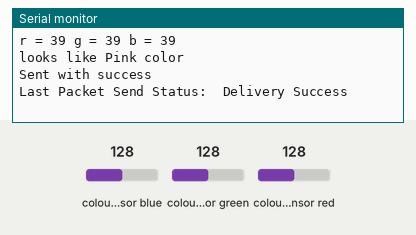
Simulated run of this sketch. Board: ESP32. Parts: the last lines printed to the serial monitor. Wiring (inferred from the names in the program): TCS3200 colour sensor: output GPIO 27; S2 GPIO 25; S3 GPIO 26; S0 GPIO 2; S1 GPIO 4. The test bench sets the inputs (shaded band); at power-on: colour sensor red 128, colour sensor green 128, colour sensor blue 128.

Above: at 1.2 s.
1.3 s: colour sensor red set to 5
At 4.0 s:
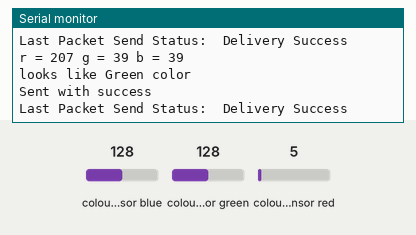
4.3 s: colour sensor green set to 5
At 6.3 s:
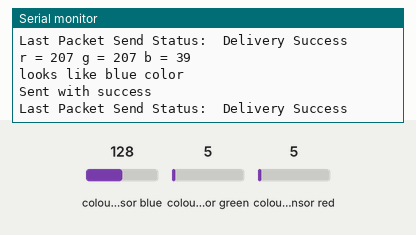
7.3 s: colour sensor blue set to 5
At 8.5 s:
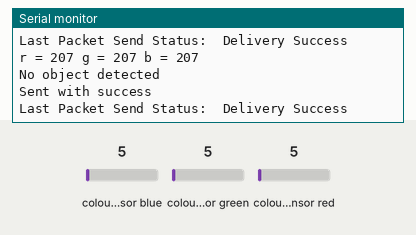
10.3 s: colour sensor red set to 47
At 12.9 s:
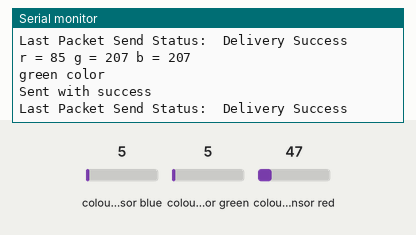
13.3 s: colour sensor red set to 118
At 15.4 s:
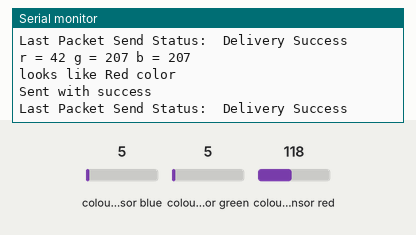
Timing chart, 0 to 16.9 s (numbered marks = the images above; inputs shaded):
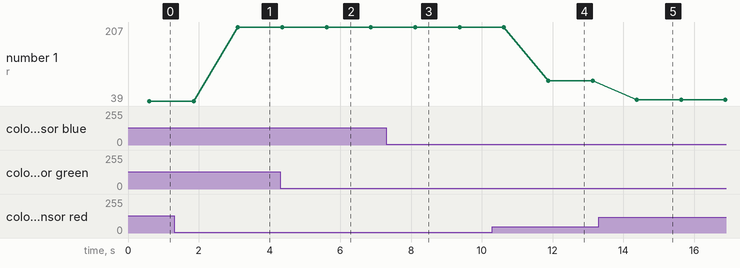

The sketch:

Esp32_receiver.ino
```cpp
#include <esp_now.h>
#include <WiFi.h>

#define S0_PIN 2
#define S1_PIN 4
#define S2_PIN 25
#define S3_PIN 26
#define OUT_PIN 27

uint8_t broadcastAddress[] = {0x30, 0xC6, 0xF7, 0x23, 0xC8, 0xE4};
typedef struct struct_message
{
  int a;
  int b;
  int c;
  char d[32];
} struct_message;
struct_message myData;
esp_now_peer_info_t peerInfo;

void OnDataSent(const uint8_t *mac_addr, esp_now_send_status_t status) {
  Serial.print("\r\nLast Packet Send Status:\t");
  Serial.println(status == ESP_NOW_SEND_SUCCESS ? "Delivery Success" : "Delivery Fail");
}

void setup()
{
  // Set the S0, S1, S2, S3 Pins as Output
  WiFi.mode(WIFI_STA);

  pinMode(S0_PIN, OUTPUT);
  pinMode(S1_PIN, OUTPUT);
  pinMode(S2_PIN, OUTPUT);
  pinMode(S3_PIN, OUTPUT);

  //Set OUT_PIN as Input
  pinMode(OUT_PIN, INPUT);

  // Set Pulse Width scaling to 20%
  digitalWrite(S0_PIN, HIGH);
  digitalWrite(S1_PIN, LOW);

  // Enabl UART for Debugging
  Serial.begin(9600);
  if (esp_now_init() != ESP_OK) {
    Serial.println("Error initializing ESP-NOW");
    return;
  }
  esp_now_register_send_cb(OnDataSent);
  memcpy(peerInfo.peer_addr, broadcastAddress, 6);
  peerInfo.channel = 0;
  peerInfo.encrypt = false;
  if (esp_now_add_peer(&peerInfo) != ESP_OK){
    Serial.println("Failed to add peer");
    return;
  }
}

void loop()
{
  int r, g, b;

  r = process_red_value();
  delay(200);
  g = process_green_value();
  delay(200);
  b = process_blue_value();
  delay(200);

  Serial.print("r = ");
  Serial.print(r);
  Serial.print(" ");
  Serial.print("g = ");
  Serial.print(g);
  Serial.print(" ");
  Serial.print("b = ");
  Serial.print(b);
  Serial.print(" ");
  Serial.println();
  myData.a = r;
  myData.b = g;
  myData.c = b;


  if (r > 26 && r < 64 && g > 130 && g < 140 && b > 95 && b < 115 )
  {
    Serial.println("Red color");
    strcpy(myData.d, "Red color");
  }
  else if (r > 22 && r < 35 && g > 32 && g < 68 && b > 50 && b < 98 )
  {
    Serial.println("Yellow color");
    strcpy(myData.d, "Yellow color");
  }
  else if (r > 160 && r < 205 && g > 180 && g < 240 && b > 148 && b < 195 )
  {
    Serial.println("black color");
    strcpy(myData.d, "black color");
  }
  else if (r > 130 && r < 170 && g > 150 && g < 190 && b > 120 && b < 160 )
  {
    Serial.println("grey color");
    strcpy(myData.d, "grey color");
  }
  else if (r > 15 && r < 24 && g > 18 && g < 28 && b > 14 && b < 25 )
  {
    Serial.println("white color");
    strcpy(myData.d, "white color");
  }
  else if (r > 140 && r < 162 && g > 125 && g < 135 && b > 55 && b < 66 )
  {
    Serial.println("blue color");
    strcpy(myData.d, "blue color");
  }
  else if (r > 140 && r < 162 && g > 75 && g < 90 && b > 55 && b < 66 )
  {
    Serial.println("light blue color");
    strcpy(myData.d, "light blue color");
  }
  else if (r > 110 && r < 210 && g > 120 && g < 155 && b > 70 && b < 100 )
  {
    Serial.println("dark blue color");
    strcpy(myData.d, "dark blue color");
  }
  else if (r > 50 && r < 70 && g > 80 && g < 100 && b > 40 && b < 60 )
  {
    Serial.println("violet color");
    strcpy(myData.d, "violet color");
  }
  else if (r > 80 && r < 145 && g >=b && g <=(b+10) && b >= g && b <= (g+10) )
  {
    Serial.println("green color");
    strcpy(myData.d, "green color");
  }
  // else if (r > 80 && r < 85 && g > 45 && g < 63 && b > 50 && b < 55 )
  // {
  //   Serial.println("green");
  //   strcpy(myData.d, "Red color");
  // }
  else if (r > 145 && r < 150 && g > 100 && g < 110 && b > 114 && b < 120 )
  {
    Serial.println("light green color");
    strcpy(myData.d, "light green color");
  }
  else if (r > 130 && r < 150 && g > 60 && g < 78 && b > 60 && b < 80 )
  {
    Serial.println("dark green color");
    strcpy(myData.d, "dark green color");
  }
  else if (r > 25 && r < 35 && g > 65 && g < 75 && b > 35 && b < 45 )
  {
    Serial.println("pink color");
    strcpy(myData.d, "pink color");
  }
  else if (r > 35 && r < 55 && g > 55 && g < 75 && b > 55 && b < 75 )
  {
    Serial.println("brown color");
    strcpy(myData.d, "brown color");
  }
  else if (r > 65 && r < 75 && g > 165 && g < 185 && b > 120 && b < 140 )
  {
    Serial.println("maroon color");
    strcpy(myData.d, "maroon color");
  }
  else if (r > 30 && r < 55 && g > 90 && g < 145 && b > 95 && b < 145 )
  {
    Serial.println("orange color");
    strcpy(myData.d, "orange color");
  }

  else if(r<22 & r>20 & g<29 & g>27)
  {
    Serial.println("Red color");
    strcpy(myData.d, "Red color");
  }
  else if(g<25 & g>22 & b<22 &b>19)
  {
    Serial.println("Orange color");
    strcpy(myData.d, "orange color");
  }
  else if(r<21 & r>20 & g<28 & g>25)
  {
    Serial.println("green color");
    strcpy(myData.d, "green color");
  }
  else if(r<38 & r>24 & g<44 & g>30)
  {
    Serial.println("Yellow color");
    strcpy(myData.d, "Yellow color");
  }
  else if (r>65 & r<90 & g>30 & g<50 & b>18 & b<30)
  {
    Serial.println("blue  color");
    strcpy(myData.d, "blue color");
  }

  else if (r < 42)
  {
    Serial.println("looks like Pink color");
    strcpy(myData.d, "looks like Pink color");
  }
  else if (g < 63)
  {
    Serial.println("looks like Green color");
    strcpy(myData.d, "looks like Green color");
  }
  else if (r < 64)
  {
    Serial.println("looks like Red color");
    strcpy(myData.d, "looks like Red color");
  }
  else if (b < 64)
  {
    Serial.println("looks like blue color");
    strcpy(myData.d, "looks like blue color");
  }
  else if (r > 370 && r < 385 && g > 430 && g < 460 && b > 340 && b < 370 )
  {
    Serial.println("Color out of range");
    strcpy(myData.d, "Color out of range");
  }
  else
  {
    Serial.println("No object detected");
    strcpy(myData.d, "No object detected");
  }

  esp_err_t result = esp_now_send(broadcastAddress, (uint8_t *) &myData, sizeof(myData));

  if (result == ESP_OK) {
    Serial.println("Sent with success");
  }
  else {
    Serial.println("Error sending the data");
  }
  delay(650);
}


int process_red_value()
{
  digitalWrite(S2_PIN, LOW);
  digitalWrite(S3_PIN, LOW);

  int pulse_length = pulseIn(OUT_PIN, LOW);
  return pulse_length;
}

int process_green_value()
{
  digitalWrite(S2_PIN, HIGH);
  digitalWrite(S3_PIN, HIGH);

  int pulse_length = pulseIn(OUT_PIN, LOW);
  return pulse_length;

}

int process_blue_value()
{
  digitalWrite(S2_PIN, LOW);
  digitalWrite(S3_PIN, HIGH);

  int pulse_length = pulseIn(OUT_PIN, LOW);
  return pulse_length;
}
```

Measured:
- after the input at 1.3 s, the serial monitor: prints a new line after 1.8 s (image 1)
- after the input at 4.3 s, the serial monitor: prints a new line after 1.3 s (image 2)
- after the input at 7.3 s, the serial monitor: prints a new line after 0.82 s (image 3)
- after the input at 10.3 s, the serial monitor: prints a new line after 1.6 s (image 4)
- after the input at 13.3 s, the serial monitor: prints a new line after 1.1 s (image 5)
- plotted number 1: 39 → 207 after the input at 1.3 s, 207 → 85 after the input at 10.3 s, 85 → 42 after the input at 13.3 s
